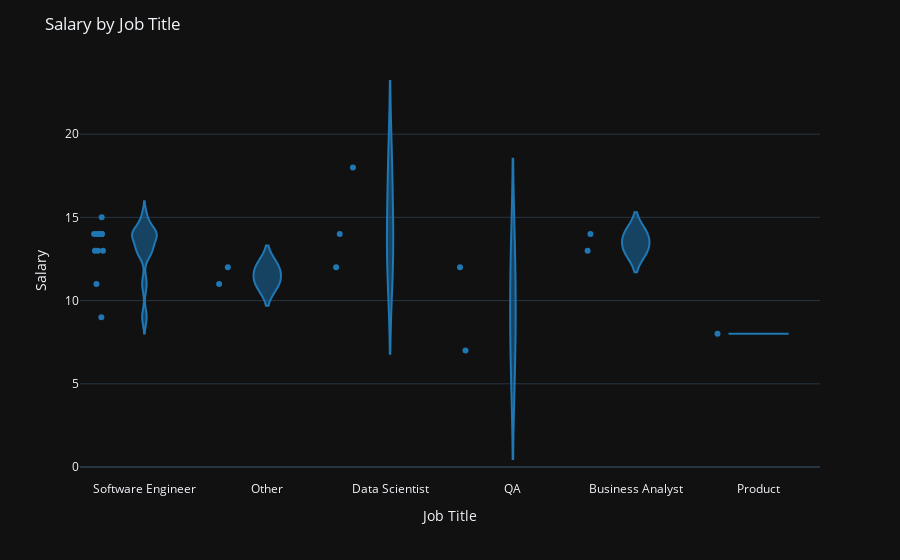

Notebook source saved alongside this figure:
### Markdown cell above
This proves the point earlier mentioned. There is a positive correlation between gpa and salary, which means that the higher the gpa, the higher the salary
However, the correlation is not that strong, which means that there are other factors that affect the salary of a new grad

### Code cell
# Visualize salary and job_title plotly
fig = px.violin(df, x="job_title", y="salary", points="all", color_discrete_sequence=["#1f77b4"])
fig.update_layout(title="Salary by Job Title", yaxis_title="Salary", xaxis_title="Job Title")
fig.show()

### Figure 1 — Plotly figure (JSON) as saved in the notebook; plotly's stock layout.template omitted (floating-point values rounded to 4 significant figures)
{"data": [{"alignmentgroup": "True", "box": {"visible": false}, "hovertemplate": "job_title=%{x}<br>salary=%{y}<extra></extra>", "legendgroup": "", "marker": {"color": "#1f77b4"}, "name": "", "offsetgroup": "", "orientation": "v", "points": "all", "scalegroup": "True", "showlegend": false, "type": "violin", "x": ["Software Engineer", "Software Engineer", "Software Engineer", "Other", "Software Engineer", "Other", "Data Scientist", "QA", "Business Analyst", "Business Analyst", "Software Engineer", "Software Engineer", "Software Engineer", "Data Scientist", "Product", "Software Engineer", "Software Engineer", "Data Scientist", "QA", "Software Engineer", "Software Engineer"], "x0": " ", "xaxis": "x", "y": [14, 14, 14, 12, 13, 11, 14, 12, 14, 13, 13, 9, 11, 18, 8, 13, 14, 12, 7, 15, 14], "y0": " ", "yaxis": "y"}], "layout": {"legend": {"tracegroupgap": 0}, "margin": {"t": 60}, "title": {"text": "Salary by Job Title"}, "violinmode": "group", "xaxis": {"anchor": "y", "domain": [0, 1], "title": {"text": "Job Title"}}, "yaxis": {"anchor": "x", "domain": [0, 1], "title": {"text": "Salary"}}}}
